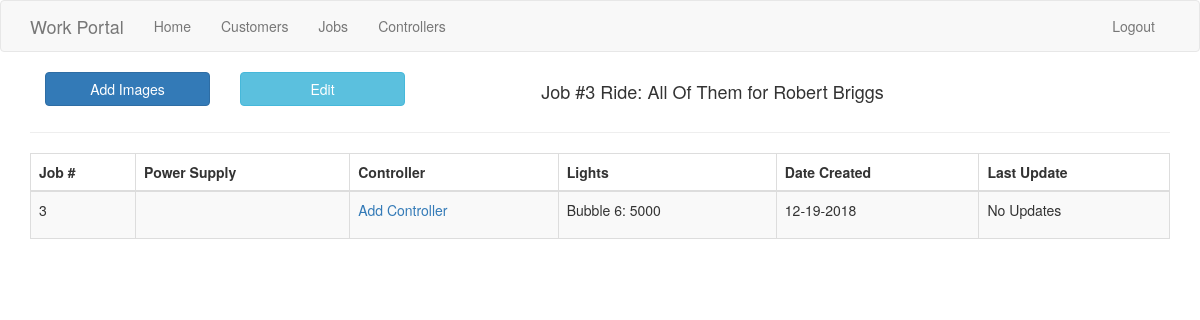
The page /order/3 (signed in) on the database as committed earlier.
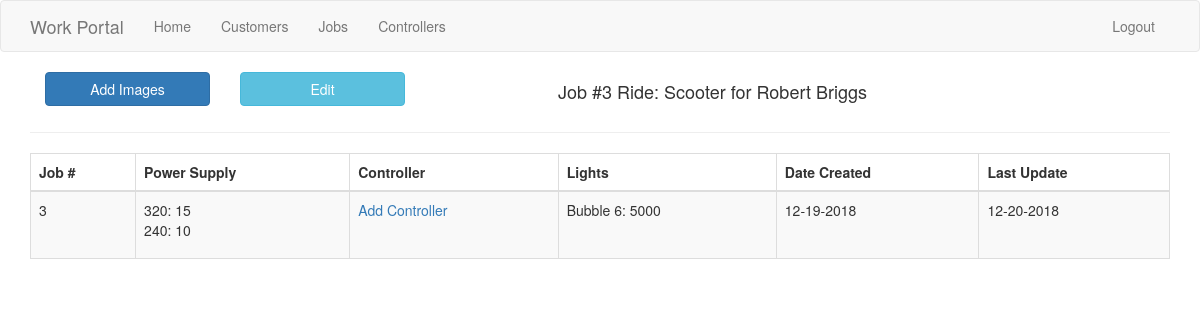
The same page on the database as committed later.
### app/models.py (models this page shows, shortened)
class Order(db.Model):
    id = db.Column(db.Integer, primary_key=True)
    customer_id = db.Column(db.Integer(), db.ForeignKey('customer.id'))
    controller = db.relationship('Controller', backref='order', lazy=True, cascade='delete,all')
    bubble_six = db.Column(db.Integer(), nullable=False)
    bubble_nine = db.Column(db.Integer(), nullable=False)
    bubble_fourteen = db.Column(db.Integer(), nullable=False)
    puck_six = db.Column(db.Integer(), nullable=False)
    puck_molex_six = db.Column(db.Integer(), nullable=False)
    puck_nine = db.Column(db.Integer(), nullable=False)
    long_nineteen = db.Column(db.Integer(), nullable=False)
    short_nineteen = db.Column(db.Integer(), nullable=False)
    green_nineteen = db.Column(db.Integer(), nullable=False)
    ads_twentyfour = db.Column(db.Integer(), nullable=False)
    ads_thirtysix = db.Column(db.Integer(), nullable=False)
    two_forty = db.Column(db.Integer(), nullable=False)
    three_twenty = db.Column(db.Integer(), nullable=False)
    image = db.relationship('Image', backref='order', lazy=True, cascade='delete,all')
    controller = db.relationship('Controller', backref='order', lazy=True, cascade='delete,all')
    ride = db.Column(db.String(128), nullable=True)
    date_created = db.Column(db.DateTime, nullable=False, default=datetime.now)
    date_updated = db.Column(db.DateTime, onupdate=datetime.now)

### app/order/routes.py (the view)
@bp.route('/order/<number>')
@login_required
def detail_order(number):
    order = Order.query.get(number)
    return render_template('order/detail_order.html', order=order, image_url=images.url)

### app/models.py (called while the page is built)
@login.user_loader
def load_user(id):
    return User.query.get(int(id))

    def __repr__(self):
        return self.name.title()

### app/templates/order/detail_order.html (shortened to what this page needs)
{% extends "base.html" %}
{% block app_content %}
<div class="container">
    <div class="row">
        <div class="col-md-2">
            <a class="btn btn-primary btn-block" href="{{ url_for('upload', order_id=order.id) }}">Add Images</a>
        </div>
        <div class="col-md-2">
        <a class="btn-info btn btn-block" href="{{ url_for('order.edit_order', number=order.id) }}">Edit</a>
    </div>
        <div class="col-lg-6 text-center">
            <h4>Job #{{ order.id }} Ride: {{ order.ride.title() }} for {{ order.customer }}</h4>
        </div>
    </div>
</div>
<hr>
<table id="order_detail_table" class="table table-striped table-bordered">
    <thead>
        <tr>
            <th>Job #</th>
            <th>Power Supply</th>
            <th>Controller</th>
            <th>Lights</th>
            <th>Date Created</th>
            <th>Last Update</th>
        </tr>
    </thead>
    <tr>
        <td>{{ order.id }}</td>
        {% if order.two_forty and order.three_twenty %}
        <td>
            <ul class="list-unstyled">
                <li> 320: {{ order.three_twenty }}</li>
                <li> 240: {{ order.two_forty }}</li>
            </ul>
        </td>
        {% elif order.three_twenty %}
        <td>320</td>
        {% elif order.two_forty %}
        <td>240</td>
        {% else %}
        <td></td>
        {% endif %}
        {% if order.controller %}
        {% for controller in order.controller %}
        <td> <a href="{{ url_for('controller.detail_controller', controller_number=controller.controller_number) }}">
                #{{ controller.controller_number }}</a></td>
        {% endfor %}
        {% else %}
        <td> <a href="{{ url_for('controller.create_controller', order_id=order.id, customer_id=order.customer.id) }}">Add
                Controller</a></td>
        {% endif %}
        <td>
            <ul class="list-unstyled">
                {% if order.bubble_six %}
                <li>Bubble 6: {{ order.bubble_six }}</li>
                {% endif %}
            </ul>
        </td>
        <td>{{ order.date_created.strftime('%m-%d-%Y') }}</td>
        {% if order.date_updated %}
        <td>{{ order.date_updated.strftime('%m-%d-%Y') }}</td>
        {% else %}
        <td>No Updates</td>
        {% endif %}
    </tr>
</table>
{% endblock %}

Rows that differ between the two databases and show on the page:
changed Order id 3: ride "All Of Them" → "Scooter"; three_twenty (not shown) → "15"; two_forty (not shown) → "10"; date_updated (not shown) → "12-20-2018"
Other text that changed with them:
text no longer shown: "No Updates"
text now shown: "320: 240:"
